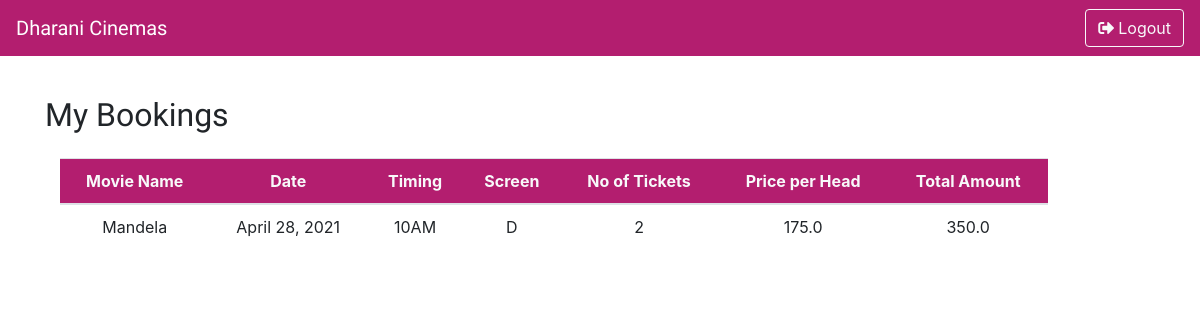
Page /mybooking/ (signed in) on the committed database.
### booking/models.py (models this page shows)
class Booking(models.Model):
    show = models.ForeignKey(Show,on_delete=models.CASCADE)
    noOfPerson = models.IntegerField()
    ticket_price = models.FloatField()
    user = models.CharField(max_length=500,default="")
    def __str__(self):
        return str(self.ticket_price)+" , "+str(self.noOfPerson)

### home/models.py (models this page shows, shortened)
class Movie(models.Model):
    movie_name = models.CharField(max_length=50)
    image = models.ImageField(blank= True,upload_to='./movie',default = 'default.jpg')
    ticket_price = models.FloatField()
    description = models.CharField(max_length=500,default="")

class Show(models.Model):
    SCREEN = (('A','A'),('B','B'),('C','C'),('D','D'))
    TIMING = (('10AM','10AM'),('1PM','1PM'),('4PM','4PM'),('7PM','7PM'))
    movie =  models.ForeignKey(Movie,on_delete=models.CASCADE)
    screen = models.CharField(max_length=5,choices=SCREEN)
    timing = models.CharField(max_length=5,choices=TIMING)
    date = models.DateField(auto_now=False, auto_now_add=False)
    class Meta:
        unique_together = ('screen', 'timing','date',)

### home/views.py (the view)
# urls.py: path('mybooking/',views.mybooking,name="bookingHistory"),
def mybooking(request):
    user = request.user
    bookingQuery = Booking.objects.filter(user = user.username)
    booking = []
    for book in bookingQuery:
        temp = {}
        temp['booking'] = book
        temp['movie'] = book.show.movie.movie_name
        temp['perHead'] = book.ticket_price/book.noOfPerson
        booking.append(temp)
    print(booking)
    context = {
        'bookings':booking
    }
    return render(request,'home/booking_history.html',context)

### templates/home/booking_history.html (shortened to what this page needs)
{% load static %}
<html lang="en">
<head>
    <link
      rel="stylesheet"
      id="theme"
      href="{% static '/css/bootstrap.css' %}"
    />
    <link
      rel="stylesheet"
      href="https://pro.fontawesome.com/releases/v5.10.0/css/all.css"
    />
</head>
<body>
    <nav
      id="userNavbar"
      class="navbar navbar-expand-lg fixed-top navbar-dark bg-primary"
    >
      <div class="collapse navbar-collapse" id="navbarTogglerDemo01">
        <a
          class="navbar-brand"
          href="../"
          style="font-family: 'Patua One', cursive"
          >Dharani Cinemas</a
        >
        <div class="form-inline my-2 my-lg-0">
          <button
            onclick="logout()"
            id="logoutButton"
            class="btn btn-outline-light my-2 my-sm-0"
          >
            <i class="fas fa-sign-out-alt pr-1"></i>Logout
          </button>
        </div>
      </div>
    </nav>
    <div class="container" id="medOrderBody">
        <h2 class="mt-5 pt-5"  style="font-family: 'Patua One', cursive;">My Bookings</h2>
        <div class="col-md-11 mt-4">
        <div class="table-responsive r-scroll">
        <table class="table">
          <thead>
            <tr class="my-head text-light" style="background-color:#b31e6f">
              <th style="text-align:center">Movie Name</th>
              <th style="text-align:center">Date</th>
              <th style="text-align:center">Timing</th>
              <th style="text-align:center">Screen</th>
              <th style="text-align:center">No of Tickets</th>
              <th style="text-align:center">Price per Head</th>
              <th style="text-align:center">Total Amount</th>
            </tr>
          </thead>
          <tbody class="text-center">
            {% for booking in bookings%}
            <tr class="my-row">
              <td style="text-align:center; align-items: center; vertical-align:middle;">{{booking.movie}}</td>
              <td style="text-align:center; align-items: center; vertical-align:middle;">{{booking.booking.show.date}}</td>
              <td style="text-align:center; align-items: center; vertical-align:middle;">{{booking.booking.show.timing}}</td>
              <td style="text-align:center; align-items: center; vertical-align:middle;">{{booking.booking.show.screen}}</td>
              <td style="text-align:center; align-items: center; vertical-align:middle;">{{booking.booking.noOfPerson}}</td>
              <td style="text-align:center; align-items: center; vertical-align:middle;">{{booking.perHead}}</td>
              <td style="text-align:center; align-items: center; vertical-align:middle;">{{booking.booking.ticket_price}}</td>
            </tr>
            {%endfor%}
          </tbody>
        </table>
        </div>
      </div>
      </div>
    <link rel="stylesheet" href="https://pro.fontawesome.com/releases/v5.10.0/css/all.css"
 />
</body>
</html>

### rows in the picture
Booking: movie "Mandela", booking.show "April 28, 2021", booking.show.timing "10AM", booking.show.screen "D", booking.noOfPerson "2", perHead "175.0", booking.ticket_price "350.0"
